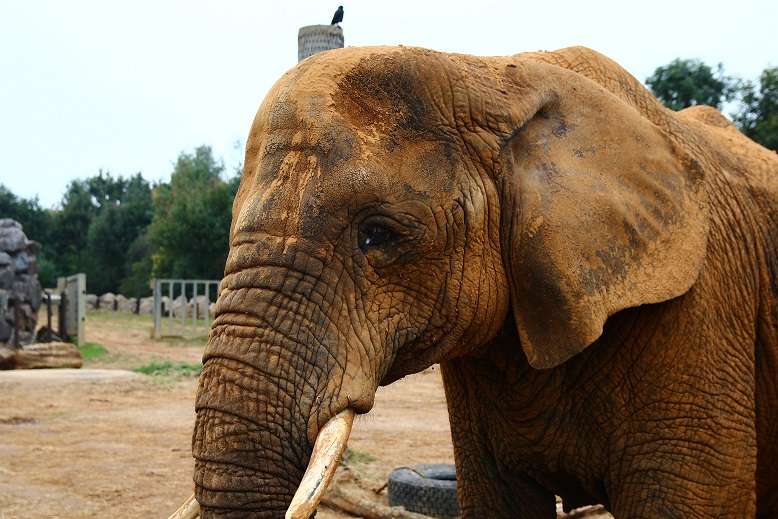
#> input picture MasterOpenCV/images/elephant.jpg, 778 x 519 px, found by its file name
$ python sharpening.py
#> lines starting #> are read from the running program, lines starting #| are printed output that depends on the picture
import cv2
import numpy as np

image = cv2.imread('..\\MasterOpenCV\\images\\elephant.jpg')
#> image is the input picture: shape (519, 778, 3); mean B, G, R 95.2, 117.2, 135.3
cv2.imshow("original image",image)
cv2.waitKey(0)

# kernel_sharpening = np.array([[-1,-1,-1],
#                               [-1,9,-1],
#                               [-1,-1,-1]])
kernel_sharpening = np.array([[-1,-1],
                              [-1,3]])
sharpened = cv2.filter2D(image,-1,kernel_sharpening)
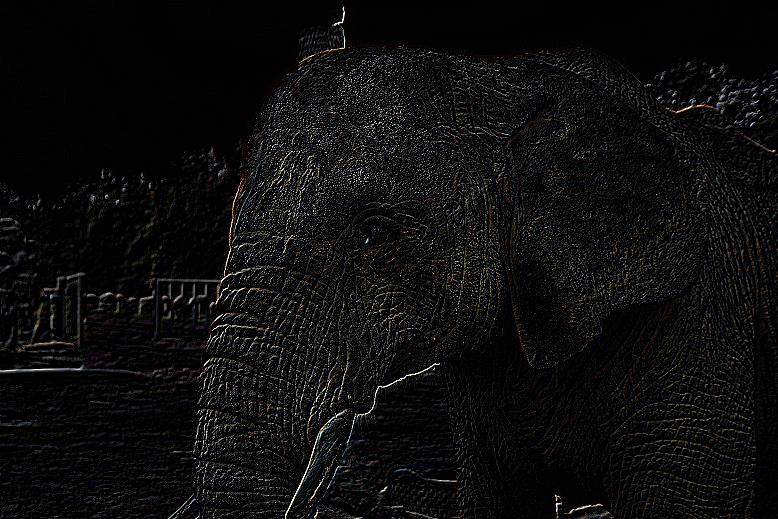
#> sharpened: shape (519, 778, 3); mean B, G, R 11.4, 11.9, 12.3
cv2.imshow("image sharpening ",sharpened)
cv2.waitKey(0)
cv2.destroyAllWindows()

$ run again, with MasterOpenCV/images/Hillary.jpg copied over MasterOpenCV/images/elephant.jpg
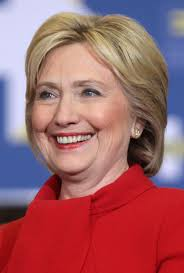
#> input picture MasterOpenCV/images/Hillary.jpg, 184 x 273 px, found by its file name
#> image is the input picture: shape (273, 184, 3); mean B, G, R 104.2, 98.1, 159.7
#> `sharpened = cv2.filter2D(image,-1,kernel_sharpening)`:
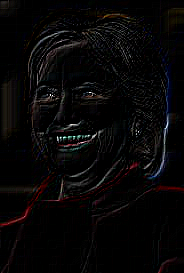
#> sharpened: shape (273, 184, 3); mean B, G, R 6.7, 6.5, 7.7
